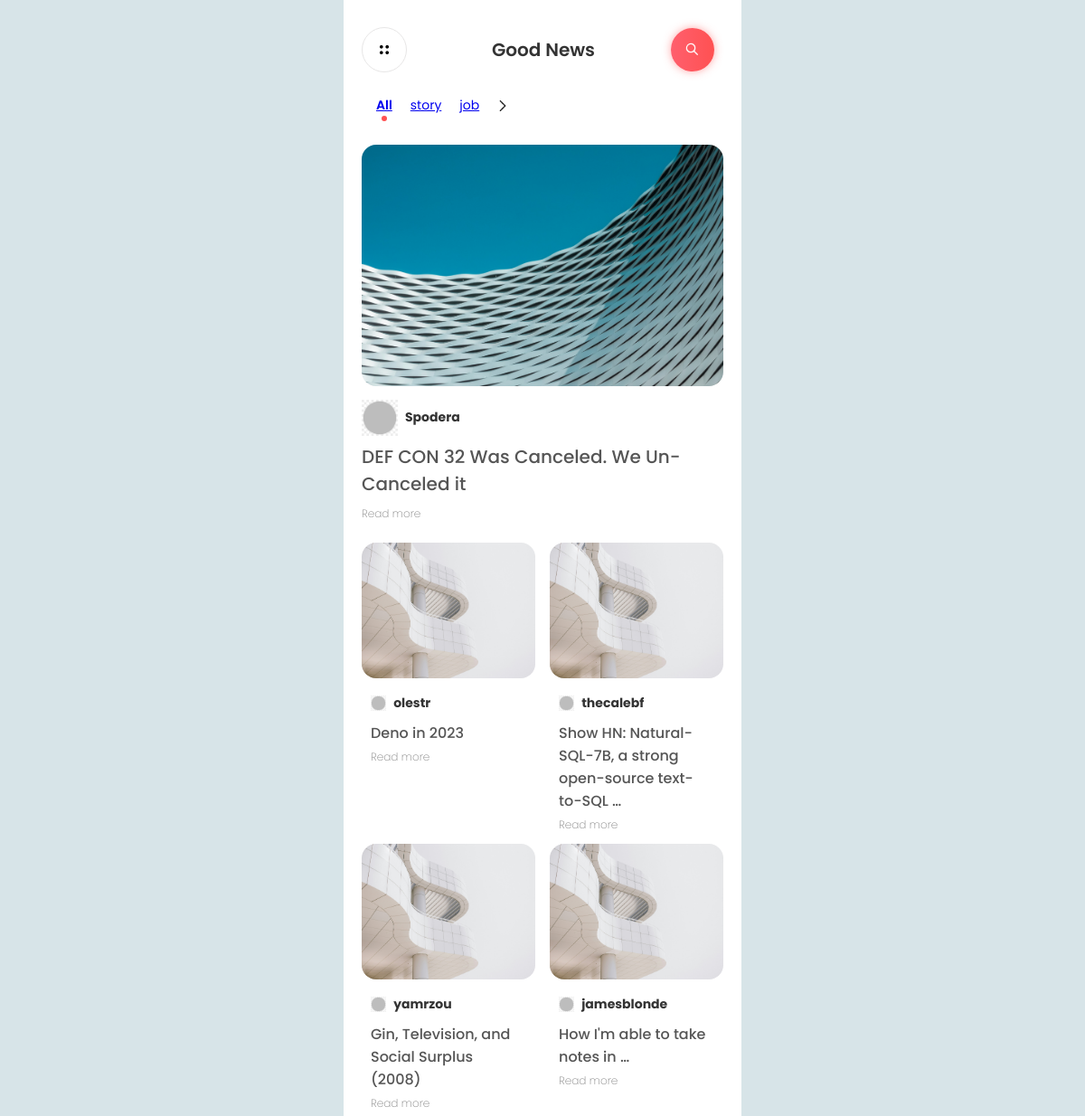
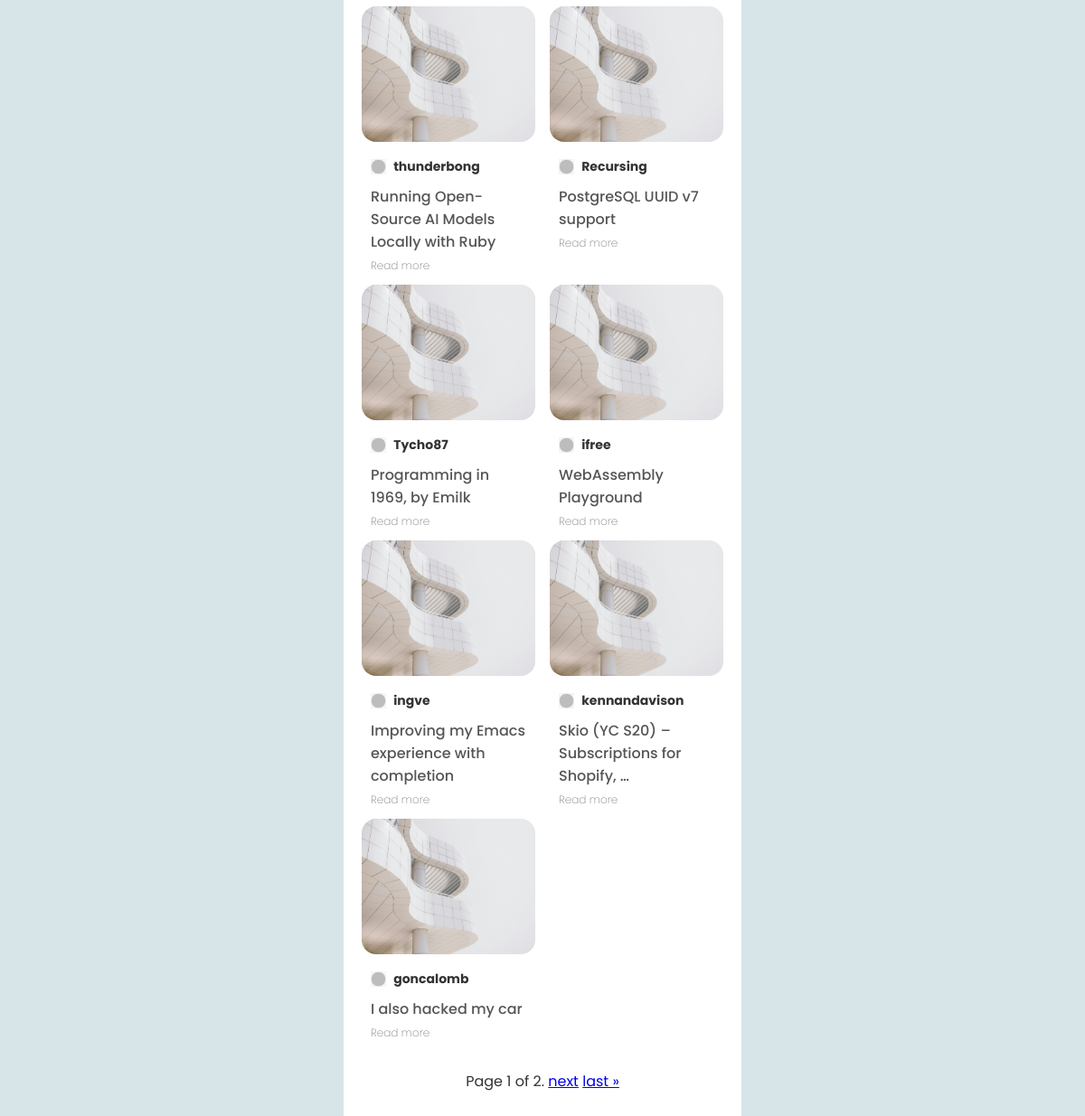
The page / on the database its author committed (2 pictures, top to bottom).
### NewsApp/models.py (models this page shows, shortened)
class Category(models.Model):
    name = models.CharField(max_length=50)

class Post(models.Model):
    title = models.CharField(max_length=100)
    content = models.TextField(blank=True)
    category = models.ForeignKey(Category, on_delete=models.CASCADE,null=True)
    date_posted = models.DateTimeField(auto_now_add=True)
    views = models.IntegerField(default=0, null=True, blank=True)
    slug = models.SlugField(null=True, blank=True)
    post_number = models.IntegerField(null=True, blank=True, default=0)
    posted_by = models.CharField(max_length=200,default="")
    hacker_news_id = models.IntegerField(null=True, blank=True, default=0)

### NewsApp/views.py (the view)
# urls.py: path('',home, name='home'),
def home(request):
    categories = Category.objects.all()
    selected_category = request.GET.get('category')
    posts = Post.objects.filter(category__name=selected_category) if selected_category else Post.objects.all()
    post_with_highest_views = posts.order_by('-views').first()
    more_posts = posts.exclude(id=post_with_highest_views.id)
    page = request.GET.get('page', 1)
    paginator = Paginator(posts, 11)  # Change 10 to the number of posts per page you desire
    try:
        posts = paginator.page(page)
    except PageNotAnInteger:
        posts = paginator.page(1)
    except EmptyPage:
        posts = paginator.page(paginator.num_pages)
    context = {
        'categories': categories,
        'selected_category': selected_category,
        'post_with_highest_views': post_with_highest_views,
        'more_posts': posts,
    }
    return render(request, 'index.html', context)

### NewsApp/templates/index.html (shortened to what this page needs)
{%load static%}
<!DOCTYPE html>
<html lang="en">
<head>
        <link rel="stylesheet" href="{%static 'style/style.css'%}">
</head>
<body>
    <div class="app-container">
        <div class="app-header">
            <img src="{%static 'images/more.png'%}" alt="" class="left-icon">
            <div class="header-text">Good News</div>
            <img src="{%static 'images/search.png'%}" alt="" class="right-icon">
        </div>
        <div class="filter-navbar">
            <ul>
                <li class="active {% if selected_category is None %}active{% endif %}">
                    <a href="{% url 'home' %}">All</a>
                </li>
                {% for category in categories %}
                    {% if category.post_set.all %}
                        <li class="{% if selected_category == category %}active{% endif %}">
                            <a href="{% url 'home' %}?category={{ category.name }}">{{ category.name }}</a>
                        </li>
                    {% endif %}
                {% endfor %}
                <li><img src="{% static 'images/next.png' %}" alt="" class="arrow-icon"></li>
            </ul>
        </div>
        <div class="article-container">
        <div class="main-article">
            <img class="article-image" src="{% static 'images/building-03.jpg' %}" alt="Head-Image">
            <h4 class="article-title">
                <img class="logo-icon" src="{% static 'images/logo.jpg' %}" alt="logo">
                {% if post_with_highest_views %}
                    {{ post_with_highest_views.posted_by }}
                {% else %}
                    No posts available
                {% endif %}
            </h4>
            <div class="article-full-title">
                {% if post_with_highest_views %}
                    {{ post_with_highest_views.title|truncatewords:13 }}
                {% else %}
                    No content available
                {% endif %}
                <br>
                <span class="article-info"><a href="{{post_with_highest_views.content}}" target="_blank" class="read-more">Read more</a></span>
            </div>
        </div>
    </div>
        <div class="more-articles-container">
            {% for more_posts in more_posts %}
                <div class="more-article">
                    <img class="article-image" src="{% static 'images/building-01.jpg' %}" alt="">
                    <h4 class="article-title">
                        <img class="logo-icon" src="{% static 'images/logo.jpg' %}" alt="logo">
                        {{ more_posts.posted_by }}
                    </h4>
                    <div class="article-full-title">{{ more_posts.title|truncatewords:7 }}
                        <div><a href="{{more_posts.content}}" target="_blank" class="read-more">Read more</a></div></div>
                </div>
            {% endfor %}
        </div>
        <div class="pagination">
            <span class="step-links">
                <span class="current">
                    Page {{ more_posts.number }} of {{ more_posts.paginator.num_pages }}.
                </span>
                {% if more_posts.has_next %}
                    <a href="?page={{ more_posts.next_page_number }}">next</a>
                    <a href="?page={{ more_posts.paginator.num_pages }}">last &raquo;</a>
                {% endif %}
            </span>
          </div>
    </div>
</body>
</html>

### NewsApp/static/style/style.css (style rules this page uses)
html, body { height: 100%; margin: 0; font-family: 'Poppins', sans-serif; color: #333333; background-color: #D7E4E8; }
.logo-icon { width: 10%; margin-right: 8px; }
.app-container { margin: 20px; padding: 20px; background-color: #fff; max-width: 400px; margin: auto; }
.app-header { display: flex; justify-content: space-between; align-items: center; padding: 10px 0px; background-color: #fff; color: #333333; font-weight: 600; font-size: 24px; }
.app-header .left-icon, .app-header .right-icon { margin-right: 10px; cursor: pointer; color: #FF5152; width: 16px; }
.right-icon { background: linear-gradient(to right, #FF5F6D, #FF5152); border-radius: 50%; padding: 16px; box-shadow: 0 0 10px rgba(255, 81, 82, 0.5); transition: background 0.3s ease; }
.left-icon { background-color: transparent; border-radius: 50%; padding: 16px; border: 1px solid #e7e6e6; }
.app-header .header-text { flex-grow: 1; text-align: center; font-size: 20px; }
.filter-navbar { display: flex; justify-content: space-between; align-items: center; background-color: #fff; padding: 16px; }
.filter-navbar ul { list-style: none; display: flex; margin: 0; padding: 0; }
.filter-navbar li { font-size: 14px; margin-right: 20px; padding-bottom: 5px; cursor: pointer; color: #999; position: relative; }
.filter-navbar li.active { color: #333333; font-weight: 600; }
.filter-navbar li.active::after { content: ''; display: block; width: 6px; height: 6px; background-color: #FF5152; border-radius: 50%; position: absolute; bottom: 0; left: 50%; transform: translateX(-50%); }
.filter-navbar .arrow-icon { font-size: 20px; margin-top: 5px; cursor: pointer; width: 12px; }
.article-container { width: 100%; max-width: 500px; box-sizing: border-box; }
.main-article { width: 100%; margin: 10px 0; }
.article-image { width: 100%; max-width: 100%; height: auto; object-fit: cover; border-radius: 16px; }
.article-title { font-size: 14px; margin: 8px 0; display: flex; align-items: center; }
.article-full-title { font-size: 20px; color: #555; margin-bottom: 10px; font-weight: 500; }
.read-more { color: grey; font-size: 12px; font-weight: 200; text-decoration: none; }
.article-info { font-size: 14px; color: #777; }
.more-articles-container { display: flex; justify-content: space-between; margin-top: 20px; flex-wrap: wrap; }
.more-article { width: 48%; }
.more-article .article-image { width: 100%; height: 150px; object-fit: cover; }
.more-article .article-title { font-size: 14px; margin: 10px 10px; }
.more-article .article-full-title { font-size: 16px; color: #555; margin: 0 10px 10px 10px; }
.pagination { width:100%; display: flex; padding:20px 0px; justify-content: center; }

### rows shown on the page
Category: name "story"
Category: name "job"
Post: posted_by "Spodera", title "DEF CON 32 Was Canceled. We Un-Canceled it"
Post: posted_by "olestr", title "Deno in 2023"
Post: posted_by "thecalebf", title "Show HN: Natural-SQL-7B, a strong open-source text-to-SQL …"
Post: posted_by "yamrzou", title "Gin, Television, and Social Surplus (2008)"
Post: posted_by "jamesblonde", title "How I'm able to take notes in …"
Post: posted_by "thunderbong", title "Running Open-Source AI Models Locally with Ruby"
Post: posted_by "Recursing", title "PostgreSQL UUID v7 support"
Post: posted_by "Tycho87", title "Programming in 1969, by Emilk"
Post: posted_by "ifree", title "WebAssembly Playground"
Post: posted_by "ingve", title "Improving my Emacs experience with completion"
Post: posted_by "kennandavison", title "Skio (YC S20) – Subscriptions for Shopify, …"
Post: posted_by "goncalomb", title "I also hacked my car"

### other values the page prints
{{ more_posts.number }} "1"
{{ more_posts.paginator.num_pages }} "2"
